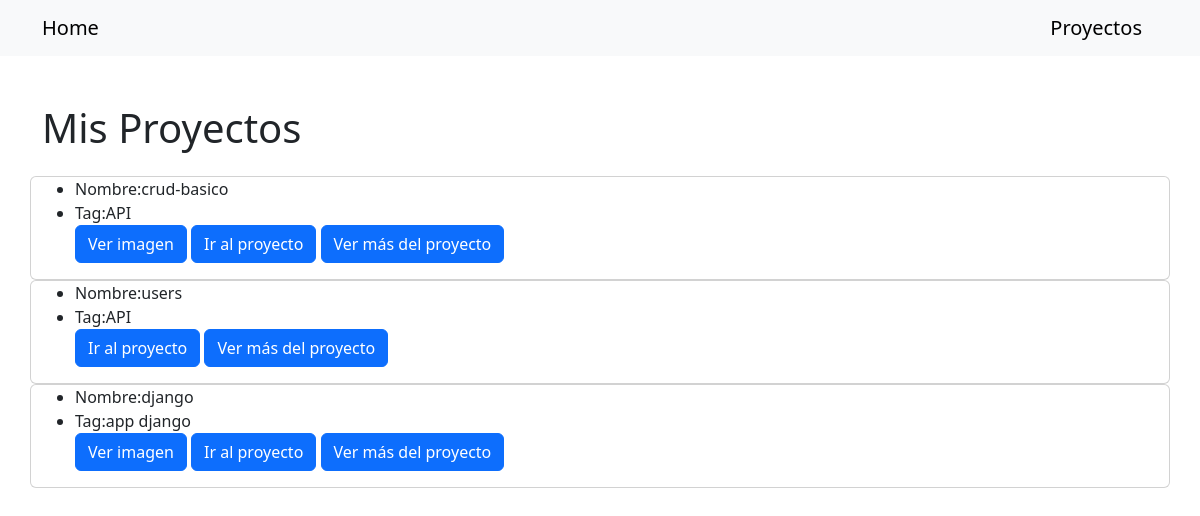
Before: /projs/ with the older database file.
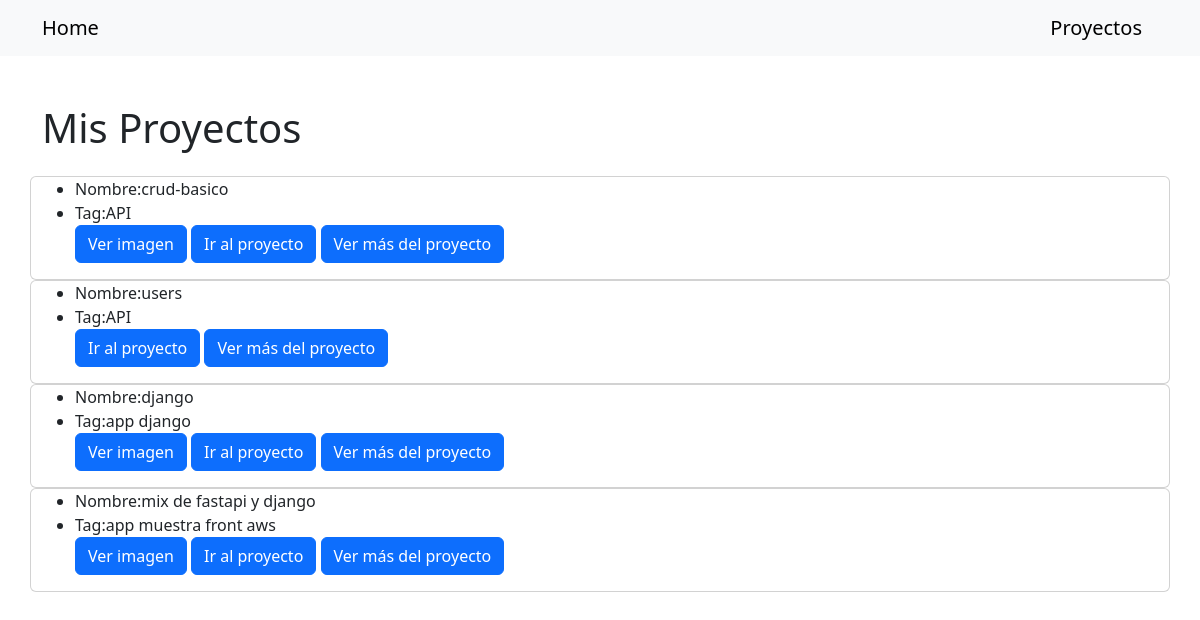
After: the same page with the newer database file.
### app/models.py (models this page shows, shortened)
class Project(models.Model):
    name = models.CharField(max_length=100)
    urltag = models.CharField(max_length=1000)
    tag = models.CharField(max_length=1000, default='app')
    image = models.ImageField(upload_to='projects/', blank=True, null=True)
    info = models.TextField(default="lorem")

### app/views.py (the view)
# urls.py: path('projs/', views.proj_view, name='projects'),
def proj_view(request):
    proj = Project.objects.all()
    return render(request, 'app/projects.html', {'projects': proj})

### app/templates/app/projects.html (shortened to what this page needs)
{% extends "app/home.html" %}
{% block content %}
<div class="container mt-5">
    <h1 class="mb-4">Mis Proyectos</h1>
    <div class="row">
        {% for p in projects %}
            <div class='card'>
                <ul>
                    <li>Nombre:{{p.name}}</li>
                    <li>Tag:{{p.tag}}</li>
                    {% if p.image %}
                        <a href="{{ p.image.url }}" target="_blank" class="btn btn-primary">
                            Ver imagen
                        </a>
                    {% endif %}
                    <a href='{{p.urltag}}' class="btn btn-primary">Ir al proyecto</a>
                    <a href='{% url "about" p.id%}' class="btn btn-primary">Ver más del proyecto</a>
                </ul>
            </div>
        {% endfor %}
    </div>
</div>
{% endblock content %}

Changed rows visible on the page:
added Project: name "mix de fastapi y django", tag "app muestra front aws"
